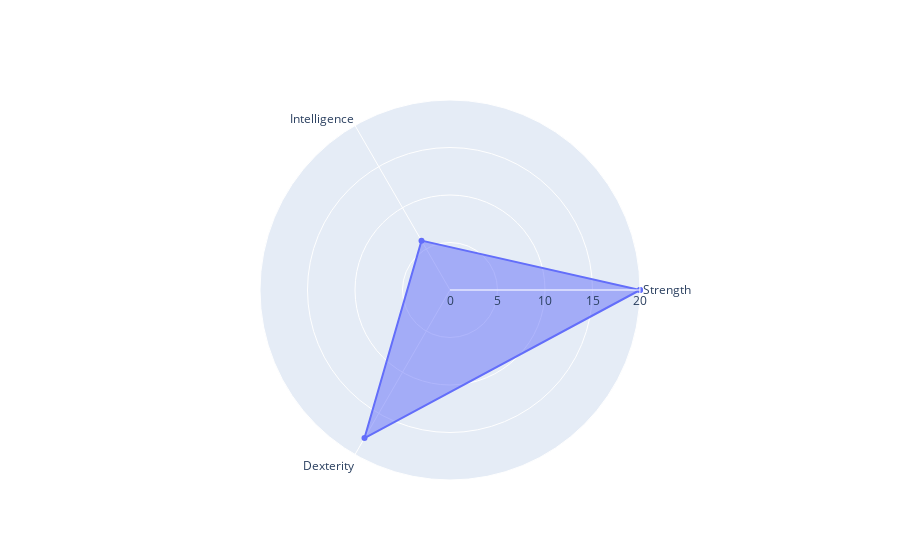

This figure's notebook cell:
### Markdown cell above
Lesson 3

### Code cell
import ipywidgets as widgets
from IPython.display import display, HTML, Javascript
import random
import json
import plotly.graph_objs as go

COLOR_SCHEME = {
    'background': '#2b2b2b',
    'text': '#FFFFFF',
    'primary': '#3498DB',
    'secondary': '#E74C3C',
    'accent': '#2ECC71',
    'hover': '#9b9b9b',
}

styles = f"""
<style>
    #inventory-container {{
        width: 100%;
        max-width: 600px;
        margin: 0 auto;
    }}
    .inventory-grid {{
        display: grid;
        grid-template-columns: repeat(5, 1fr);
        gap: 10px;
        padding: 20px;
        background-color: {COLOR_SCHEME['background']};
    }}
    .item {{
        width: 60px;
        height: 60px;
        background-color: {COLOR_SCHEME['primary']};
        border: 2px solid {COLOR_SCHEME['accent']};
        display: flex;
        justify-content: center;
        align-items: center;
        font-weight: bold;
        color: {COLOR_SCHEME['text']};
        cursor: move;
        position: relative;
    }}
    .item:hover {{
        background-color: {COLOR_SCHEME['hover']};
    }}
    .tooltip {{
        visibility: hidden;
        width: 120px;
        background-color: {COLOR_SCHEME['secondary']};
        color: {COLOR_SCHEME['text']};
        text-align: center;
        border-radius: 6px;
        padding: 5px;
        position: absolute;
        z-index: 1;
        bottom: 125%;
        left: 50%;
        margin-left: -60px;
        opacity: 0;
        transition: opacity 0.3s;
    }}
    .item:hover .tooltip {{
        visibility: visible;
        opacity: 1;
    }}
    .control-panel {{
        margin-top: 20px;
        display: flex;
        justify-content: space-around;
    }}
</style>
"""

class Item:
    def __init__(self, name, description):
        self.name = name
        self.description = description

class RPGInventory:
    def __init__(self):
        self.items = [
            Item("Sword", "A sharp blade"),
            Item("Shield", "Sturdy protection"),
            Item("Potion", "Heals 50 HP"),
            Item("Gem", "Valuable treasure"),
            Item("Coin", "Currency")
        ]
        self.max_items = 10

    def add_item(self, item):
        if len(self.items) < self.max_items:
            self.items.append(item)
            return True
        return False

    def remove_item(self, index):
        if 0 <= index < len(self.items):
            del self.items[index]
            return True
        return False

    def create_item_html(self, item, index):
        return f"""
        <div class="item" draggable="true" ondragstart="drag(event)" id="item-{index}">
            {item.name}
            <span class="tooltip">{item.description}</span>
        </div>
        """

    def create_inventory_grid(self):
        grid = '<div class="inventory-grid">'
        for i, item in enumerate(self.items):
            grid += self.create_item_html(item, i)
        for _ in range(len(self.items), self.max_items):
            grid += '<div class="item" ondrop="drop(event)" ondragover="allowDrop(event)"></div>'
        grid += '</div>'
        return grid

    def display_inventory(self):
        inventory_html = f"""
        {styles}
        <div id="inventory-container">
            {self.create_inventory_grid()}
        </div>
        """
        display(HTML(inventory_html))
        
        add_button = widgets.Button(description="Add Random Item")
        remove_button = widgets.Button(description="Remove Last Item")
        
        add_button.on_click(self.add_random_item)
        remove_button.on_click(self.remove_last_item)
        
        display(widgets.HBox([add_button, remove_button]))

    def add_random_item(self, _):
        new_item = Item(f"Item {len(self.items) + 1}", f"Description for Item {len(self.items) + 1}")
        if self.add_item(new_item):
            self.update_inventory()

    def remove_last_item(self, _):
        if self.remove_item(len(self.items) - 1):
            self.update_inventory()

    def update_inventory(self):
        inventory_data = json.dumps([{'name': item.name, 'description': item.description} for item in self.items])
        js_code = f"""
        console.log("Updating inventory...");
        console.log("Inventory data:", {inventory_data});
        updateInventory({inventory_data});
        """
        display(Javascript(js_code))

# New Character System
class Character:
    def __init__(self, name, char_class, level=1):
        self.name = name
        self.char_class = char_class
        self.level = level
        self.strength = random.randint(1, 20)
        self.intelligence = random.randint(1, 20)
        self.dexterity = random.randint(1, 20)

    def to_dict(self):
        return {
            'name': self.name,
            'class': self.char_class,
            'level': self.level,
            'strength': self.strength,
            'intelligence': self.intelligence,
            'dexterity': self.dexterity
        }

class CharacterCreator:
    def __init__(self):
        self.name_input = widgets.Text(description='Name:')
        self.class_dropdown = widgets.Dropdown(
            options=['Warrior', 'Mage', 'Rogue'],
            description='Class:'
        )
        self.create_button = widgets.Button(description='Create Character')
        self.create_button.on_click(self.create_character)
        self.output = widgets.Output()

    def display(self):
        display(self.name_input, self.class_dropdown, self.create_button, self.output)

    def create_character(self, _):
        with self.output:
            self.output.clear_output()
            name = self.name_input.value
            char_class = self.class_dropdown.value
            character = Character(name, char_class)
            print(f"Character created: {character.name} the {character.char_class}")
            self.display_character_stats(character)

    def display_character_stats(self, character):
        stats = ['Strength', 'Intelligence', 'Dexterity']
        values = [character.strength, character.intelligence, character.dexterity]

        fig = go.Figure(data=go.Scatterpolar(
            r=values + values[:1],
            theta=stats + stats[:1],
            fill='toself'
        ))

        fig.update_layout(
            polar=dict(
                radialaxis=dict(visible=True, range=[0, 20])
            ),
            showlegend=False
        )

        fig.show()

# Create the game instance
game = RPGInventory()

# Display the inventory
game.display_inventory()

# Set up JavaScript functions
js_code = """
console.log("Setting up JS functions...");
function allowDrop(ev) {
    ev.preventDefault();
}

function drag(ev) {
    console.log("Drag started", ev.target.id);
    ev.dataTransfer.setData("text", ev.target.id);
}

function drop(ev) {
    ev.preventDefault();
    var data = ev.dataTransfer.getData("text");
    console.log("Drop event", data);
    if (ev.target.classList.contains('item') && !ev.target.firstChild) {
        ev.target.appendChild(document.getElementById(data));
    }
}

function updateInventory(inventoryData) {
    console.log("Updating inventory in JS", inventoryData);
    var grid = document.querySelector('.inventory-grid');
    grid.innerHTML = '';
    inventoryData.forEach((item, index) => {
        var itemDiv = document.createElement('div');
        itemDiv.className = 'item';
        itemDiv.draggable = true;
        itemDiv.ondragstart = drag;
        itemDiv.ondrop = drop;
        itemDiv.ondragover = allowDrop;
        itemDiv.id = 'item-' + index;
        itemDiv.innerHTML = item.name + '<span class="tooltip">' + item.description + '</span>';
        grid.appendChild(itemDiv);
    });
    for (let i = inventoryData.length; i < 10; i++) {
        var emptyDiv = document.createElement('div');
        emptyDiv.className = 'item';
        emptyDiv.ondrop = drop;
        emptyDiv.ondragover = allowDrop;
        grid.appendChild(emptyDiv);
    }
}

// Attach event listeners to all items
document.querySelectorAll('.item').forEach(item => {
    item.ondragstart = drag;
    item.ondrop = drop;
    item.ondragover = allowDrop;
});

// Make sure updateInventory is available globally
window.updateInventory = updateInventory;
"""

display(Javascript(js_code))

# Initial inventory update to ensure everything is set up
game.update_inventory()

print("Items in inventory:", [item.name for item in game.items])

# Create and display the character creator
creator = CharacterCreator()
creator.display()

### Figure 1 — Plotly figure (JSON) as saved in the notebook; plotly's stock layout.template omitted (floating-point values rounded to 4 significant figures)
{"data": [{"fill": "toself", "r": [20, 6, 18, 20], "theta": ["Strength", "Intelligence", "Dexterity", "Strength"], "type": "scatterpolar"}], "layout": {"polar": {"radialaxis": {"range": [0, 20], "visible": true}}, "showlegend": false}}
